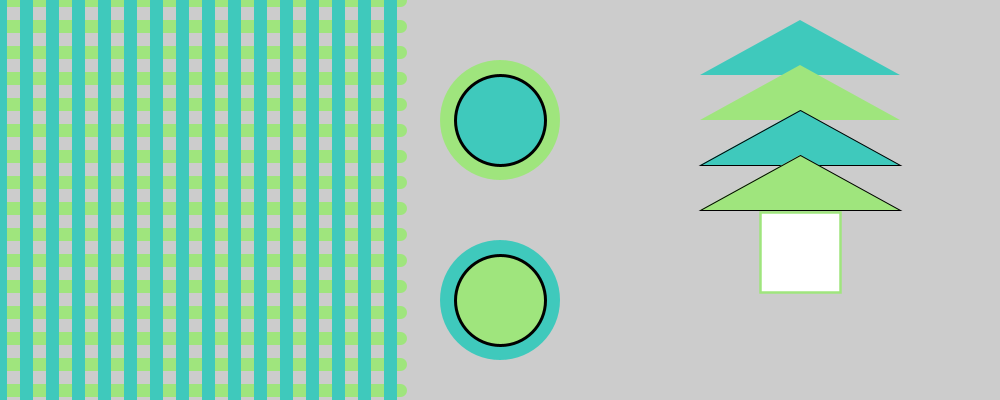
Frame 1 (no input)
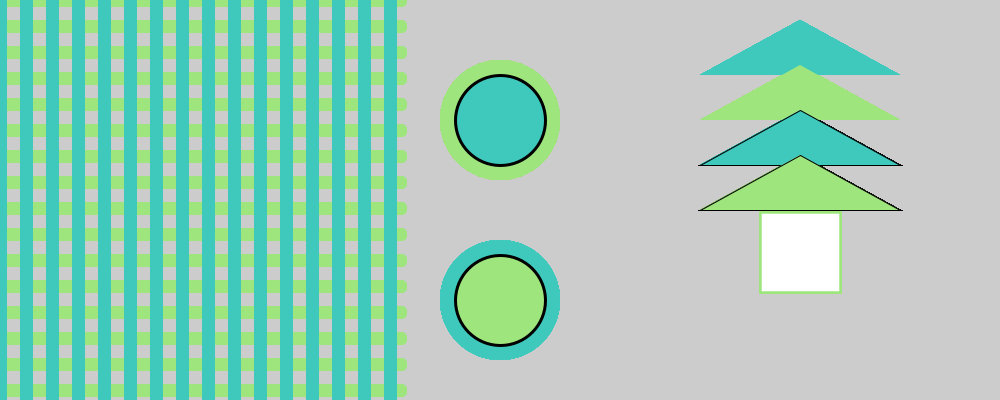
Frame 60 (the mouse pressed at the canvas centre just before this capture)
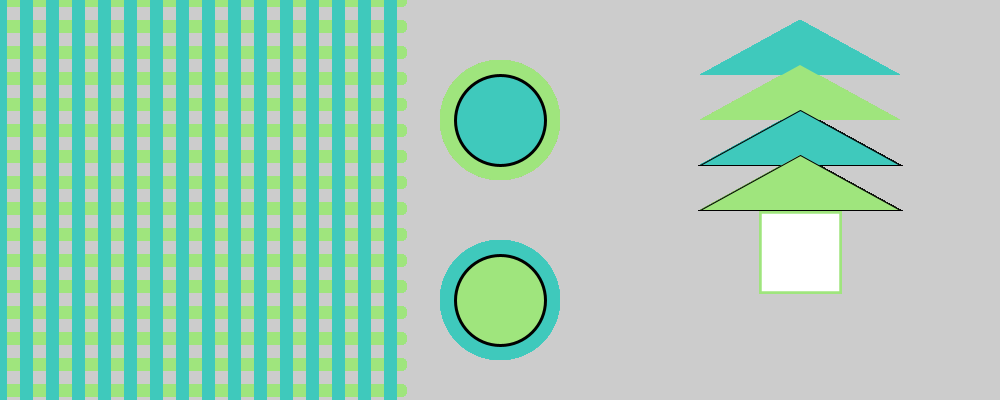
Frame 120 (the mouse held since frame 60 and released just before this capture)

The Processing sketch that drew these frames (run headless with seeded random() and noise(); from frame 60 on, the mouse is pressed at the canvas centre):

// Processing sketch: gabrielas05e00
// ── gabrielas05e00.pde
// Universidad del Desarrollo - Facultad de Diseño - Diseño Digital - 6to semestre
// Expresión Digital II - 2017
// Gabriela Navarro Risopatrón
// gabrielas05e00


int x, y;                                                               // Se declara varibales x e y
color turqueza, blanco, verde, negro;                                   // Se declaran las variables de color

// Inicialización del ámbito de configuración
void setup() {

  size(1000, 400);                                                       // Tamaño del canvas es de 400 px x 400px
  turqueza = (#3FC9BC);                                                 // Se le da valor al color turqueza
  blanco = (#FFFFFF);                                                   // Se le da valor al color blanco
  verde = (#9FE57D);                                                    // Se le da valor al color verde
  negro =(#000000);                                                     // Se le da valor al color negro
}
// Fin del ámbito de configuración

// Inicialización ámbito de dibujo
void draw() {
  // background();
  linea(0, 0, turqueza);
}
// Fin del ámbito de dibujo


// Inicialización del ámbit
void linea(int x, int y, color turqueza) {

  // Comienza las lineas horizontales de color verde

  stroke(verde);
  strokeWeight(13);
  line(x, y, 400, 0);

  stroke(verde);
  strokeWeight(13);
  line(x, 26, 400, 26);

  stroke(verde);
  strokeWeight(13);
  line(x, 52, 400, 52);

  stroke(verde);
  strokeWeight(13);
  line(x, 78, 400, 78);

  stroke(verde);
  strokeWeight(13);
  line(x, 104, 400, 104);

  stroke(verde);
  strokeWeight(13);
  line(x, 130, 400, 130);

  stroke(verde);
  strokeWeight(13);
  line(x, 156, 400, 156);

  stroke(verde);
  strokeWeight(13);
  line(x, 182, 400, 182);

  stroke(verde);
  strokeWeight(13);
  line(x, 208, 400, 208);

  stroke(verde);
  strokeWeight(13);
  line(x, 234, 400, 234);

  stroke(verde);
  strokeWeight(13);
  line(x, 260, 400, 260);

  stroke(verde);
  strokeWeight(13);
  line(x, 286, 400, 286);

  stroke(verde);
  strokeWeight(13);
  line(x, 312, 400, 312);

  stroke(verde);
  strokeWeight(13);
  line(x, 338, 400, 338);

  stroke(verde);
  strokeWeight(13);
  line(x, 364, 400, 364);

  stroke(verde);
  strokeWeight(13);
  line(x, 390, 400, 390);

  // Comienza las lineas verticales de color turqueza
  stroke(turqueza);
  strokeWeight(13);
  line(x, y, 0, 400);

  stroke(turqueza);
  strokeWeight(13);
  line(26, y, 26, 400);

  stroke(turqueza);
  strokeWeight(13);
  line(52, y, 52, 400);

  stroke(turqueza);
  strokeWeight(13);
  line(78, y, 78, 400);

  stroke(turqueza);
  strokeWeight(13);
  line(104, y, 104, 400);

  stroke(turqueza);
  strokeWeight(13);
  line(130, y, 130, 400);

  stroke(turqueza);
  strokeWeight(13);
  line(156, y, 156, 400);

  stroke(turqueza);
  strokeWeight(13);
  line(182, y, 182, 400);

  stroke(turqueza);
  strokeWeight(13);
  line(208, y, 208, 400);

  stroke(turqueza);
  strokeWeight(13);
  line(234, y, 234, 400);

  stroke(turqueza);
  strokeWeight(13);
  line(260, y, 260, 400);

  stroke(turqueza);
  strokeWeight(13);
  line(286, y, 286, 400);

  stroke(turqueza);
  strokeWeight(13);
  line(312, y, 312, 400);

  stroke(turqueza);
  strokeWeight(13);
  line(338, y, 338, 400);

  stroke(turqueza);
  strokeWeight(13);
  line(364, y, 364, 400);

  stroke(turqueza);
  strokeWeight(13);
  line(390, y, 390, 400);

  fill(turqueza);
  noStroke();
  ellipse(500, 300, 120, 120);
  fill(verde);
  stroke(negro);
  strokeWeight(3);
  ellipse(500, 300, 90, 90);

  fill(verde);
  noStroke();
  ellipse(500, 120, 120, 120);
  fill(turqueza);
  stroke(negro);
  strokeWeight(3);
  ellipse(500, 120, 90, 90);


  fill(turqueza);
  noStroke();
  triangle(900, 75, 800, 20, 700, 75);
  fill(verde);
  noStroke();
  triangle(900, 120, 800, 65, 700, 120);
  fill(turqueza);
  stroke(negro);
  strokeWeight(1);
  triangle(900, 165, 800, 110, 700, 165);
  fill(verde);
  stroke(negro);
  strokeWeight(1);
  triangle(900, 210, 800, 155, 700, 210);
  
  fill(blanco);
  stroke(verde);
  strokeWeight(2.5);
  rect(760, 212, 80, 80) ;
}

// Fin del ámbito 
